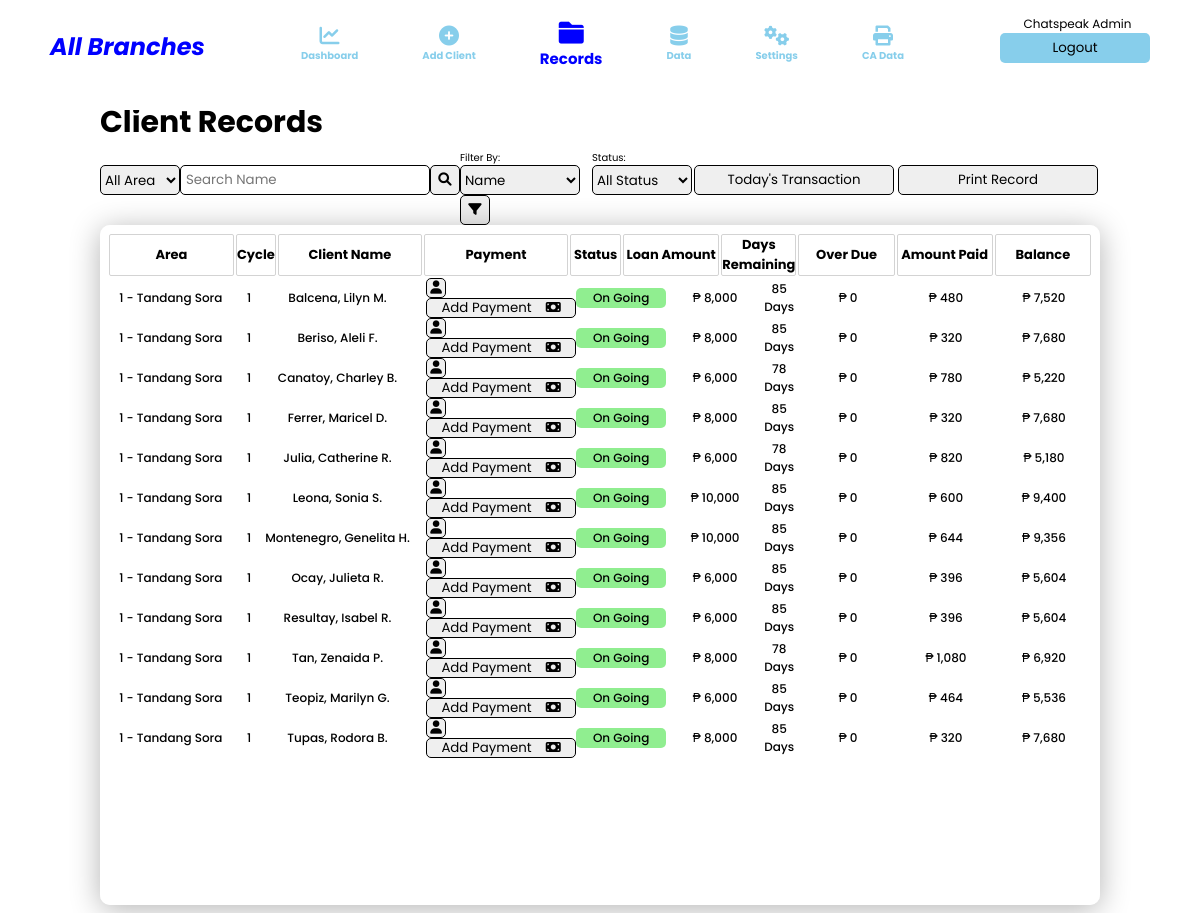
/Records.php (signed in), run on an earlier commit of the app's database.
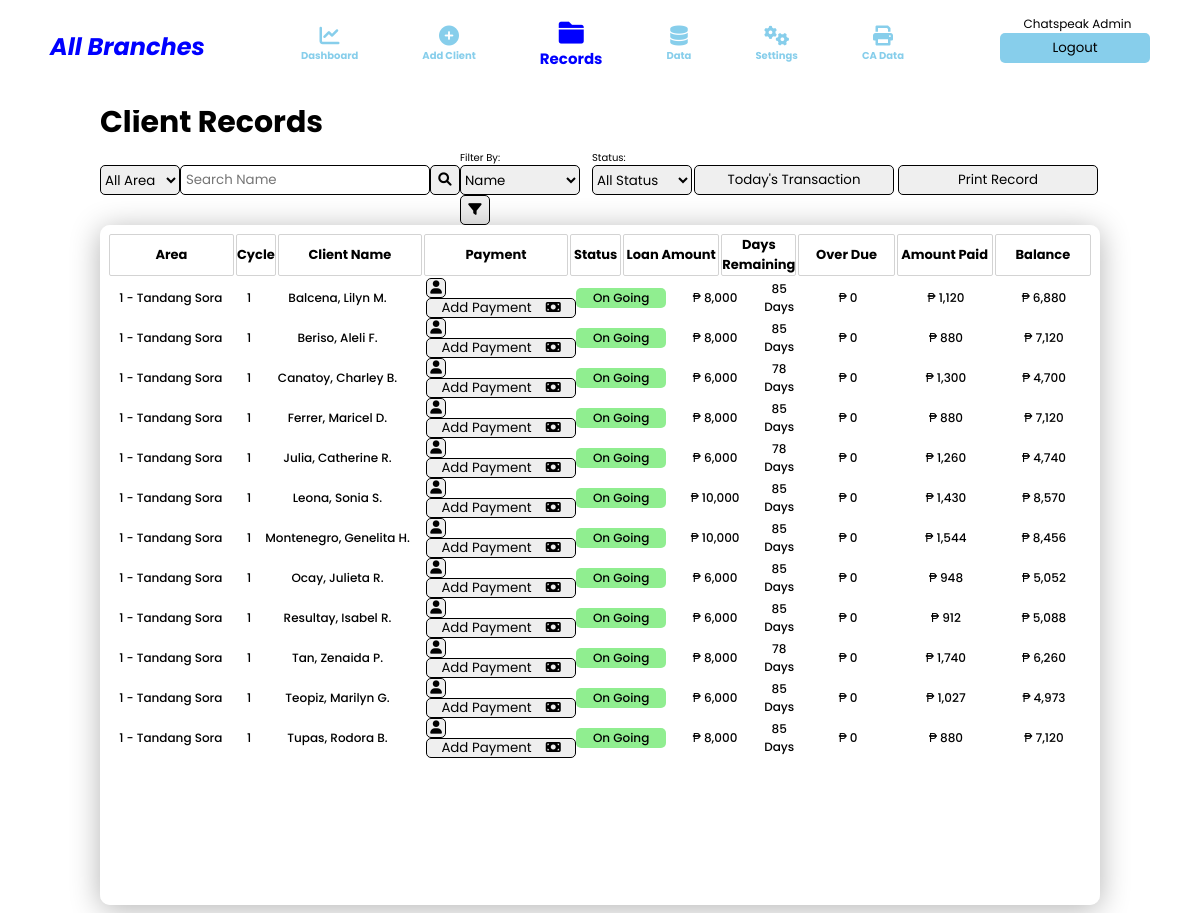
And on a later commit of the database.
### tables this page shows
CREATE TABLE `insert_client` (
  `id` int(11) NOT NULL,
  `cbranch` varchar(255) NOT NULL,
  `clientid` varchar(255) NOT NULL,
  `cphoto` text NOT NULL,
  `cfirstname` varchar(255) NOT NULL,
  `cmidname` varchar(255) NOT NULL,
  `clastname` varchar(255) NOT NULL,
  `csuffix` varchar(255) NOT NULL,
  `ccarea` varchar(255) NOT NULL,
  `ccycle` int(11) NOT NULL DEFAULT 1,
  `cchnumber` varchar(255) NOT NULL,
  `ccstreet` varchar(255) NOT NULL,
  `ccbarangay` varchar(255) NOT NULL,
  `cccity` varchar(255) NOT NULL,
  `ccontact` varchar(255) NOT NULL,
  `cemail` varchar(255) NOT NULL,
  `cage` varchar(255) NOT NULL,
  `cgender` varchar(255) NOT NULL,
  `cbirthday` date NOT NULL,
  `chnumber` varchar(255) NOT NULL,
  `cstreet` varchar(255) NOT NULL,
  `cbarangay` varchar(255) NOT NULL,
  `ccity` varchar(255) NOT NULL,
  `chome` varchar(255) NOT NULL,
  `cother` varchar(255) NOT NULL,
  `cnationality` varchar(255) NOT NULL,
  `ccivilstatus` varchar(255) NOT NULL,
  `cspouse` varchar(255) NOT NULL,
  `cchildren` varchar(255) NOT NULL,
  `ccomaker` varchar(255) NOT NULL,
  `cccontact` varchar(255) NOT NULL,
  `ccreditanalyst` varchar(255) NOT NULL,
  `cloanrequest` int(11) NOT NULL DEFAULT 0,
  `cloanamount` int(11) NOT NULL DEFAULT 0,
  `cloanstatus` varchar(255) NOT NULL DEFAULT 'Pending',
  `camountpaid` int(11) NOT NULL DEFAULT 0,
  `cadvance` int(11) DEFAULT 0,
  `csecdep` int(11) NOT NULL,
  `paydate` datetime DEFAULT NULL,
  `cbalance` int(11) NOT NULL DEFAULT 0,
  `coverdue` int(11) NOT NULL DEFAULT 0,
  `cinterest` int(11) NOT NULL,
  `clisteddate` datetime NOT NULL DEFAULT current_timestamp(),
  `creleaseddate` datetime DEFAULT NULL,
  `cmaturitydate` datetime DEFAULT NULL
);

### Records.php (the view, shortened to what this page needs)
<?php
    include_once 'header.php';
?>
<div class="clientRecords">
    <h1>Client Records</h1>
    <div class="crTop">
        <div class="crtSearch">
            <select name="Area" value ="AreaAll" class="sArea" id="sArea" onchange="areaFilter()">
                <option value="AreaAll">All Area</option>
            </select>
            <input type="text" id="searchName" onkeyup="searchorindex()" placeholder="Search Name">
            <button id="searchNameBtn" onclick="searchBar()"><i class="fa fa-search"></i></button>
        </div>
        <div class="crtFilter">
            <label for="cfilter">Filter By:</label>
            <select name="Filter" id="cfilter">
                <option value="byName">Name</option>
            </select>
            <button onclick="mainFilter()"><i class="fa fa-filter"></i></button>
        </div>
        <div class="crtStatus">
            <label for="cStatus">Status:</label>
            <select name="Status" id="cStatus"  onchange="statusFilter()">
                <option value="All">All Status</option>
            </select>
        </div>
        <div class="crtButtons">
            <button type="button" id="crtRecent" onclick="crtViewTransaction()">Today's Transaction</button>
            <button type="button" id=btnPrintRec onclick="window.print()" media="print">Print Record</button>
        </div>
    </div>
    <div id="crDefaultView" class="crDefaultView">
        <div class="crMiddle default">
            <table id="crtTabCont">
                <tr class="header">
                    <th width="13%">Area</th>
                    <th width="3%">Cycle</th>
                    <th width="15%">Client Name</th>
                    <th width="15%" id="thPayment">Payment</th>
                    <th width="5.3%">Status</th>
                    <th width="10%">Loan Amount</th>
                    <th>Days Remaining</th>
                    <th width="10%">Over Due</th>
                    <th width="10%">Amount Paid</th>
                    <th width="10%">Balance</th>
                </tr>
            </table>
            <div class="crtTableContent">
                <table id="recordTable">
                    <?php
                        if($bnm == "all"){
                            $show_table = "SELECT * FROM insert_client  ORDER BY ccarea ASC, ccycle ASC, clastname ASC";
                        }else{
                            $show_table = "SELECT * FROM insert_client WHERE cbranch = '$bnm' ORDER BY ccarea ASC, ccycle ASC, clastname ASC";
                            $show_profile = "SELECT * FROM insert_client where cbranch = '$bnm' ORDER BY ccarea ASC, ccycle ASC, clastname ASC";
                        }
                        $show_table_query = mysqli_query($connection, $show_table);
                        $drIndex = -1;
                        while($row = mysqli_fetch_assoc($show_table_query)){
                            $drIndex ++;
                            $status = $row['cloanstatus'];
                            if($status == "OnGoing"){
                                $stats = "<td width='6%' id='crmStatus' class='crmStatus'><div style='background-color:#90ee90 '><p id='crmStatusP'></p><p>On Going</p></div> </td>";
                            }
                            $bnm = $row['cbranch'];
                            if($bnm == "tandangsora"){
                                $bname = 'Tandang Sora' ;
                            }
                            elseif($bnm == "meycauayan"){
                                $bname = 'Meycauayan'  ;
                            }
                            elseif($bnm == "stamaria"){
                                $bname = 'Sta. Maria' ;
                            }
                    ?>
                    <tr>
                        <td width="13%"><?php echo $row['ccarea'].' - '.$bname ?></td>
                        <td width="3%"><?php echo $row['ccycle'] ?></td>
                        <td width="15%"><?php echo $row['clastname'].', '.$row['cfirstname'].' '.substr($row['cmidname'],0,1).'.' ?></td>
                        <td width="15%" id="crmUser">
                            <button id="userButton" class="userButtonProfile"><i class="fa fa-user"></i></button>
                            <button id="userPayment" class="userButtonAdd">Add Payment <i class="fa fa-money-bill"></i></button>
                        </td>
                        <?php echo $stats?>
                        <td width="10%">₱ <input type="hidden" class="hiddenstatus" value="<?php echo $status ?>"><?php echo number_format($row['cloanamount'])?></td>
                        <td><div id="tdDaysRemaining<?php echo $drIndex?>" class="tdDaysRemaining" data-date="<?php echo $row['cmaturitydate']?>">
                                <span class="days"></span>
                            </div>
                            </td>
                        <td  width="10%" id="crmOverdue"><p>₱ <?php echo ($row['coverdue'])?></p></td>
                        <td width="10%" id="crmDays"><p>₱ <?php echo number_format($row['camountpaid'])?></p></td>
                        <td width="10%">₱ <?php echo number_format($row['cbalance'])?></td>
                    </tr>
                    <?php } ?>
                </table>
            </div>
        </div>
    </div>
</div>

### header.php (shortened to what this page needs)
<?php include "db.php"; ?>
<!DOCTYPE html>
<html lang="en">
<head>
    <link rel="stylesheet" href="https://cdnjs.cloudflare.com/ajax/libs/font-awesome/6.0.0/css/all.min.css">
    <link rel="stylesheet" href="CSS/style.css">
</head>
<header>
    <div class="fullContent">
        <nav>
            <?php
                $username1 = $_SESSION['UNAME'];
                $branch1 = mysqli_query($connection,"select branch from insert_cssaccount where username = '$username1'");
                    while($rb1= mysqli_fetch_assoc($branch1)){
                        $bnm = $rb1['branch'];
                        if($bnm == "tandangsora"){
                            $bname = 'Tandang Sora' ;
                        }
                        elseif($bnm == "meycauayan"){
                            $bname = 'Meycauayan'  ;
                        }
                        elseif($bnm == "stamaria"){
                            $bname = 'Sta. Maria' ;
                        }
                        elseif($bnm == "all"){
                            $bname = "All Branches";
                        }
                    }
            ?>
            <i style="display: inline-flex; color:blue;"><h1><?php echo $bname?></h1></i>
            <ul id="navSelection" class="navSelection">
                <li class="navSel"><a class="a" href="Dashboard.php"><i class="fa fa-chart-line"></i><p>Dashboard</p></a></li>
                <li class="navSel"><a class="a" href="AddClient.php"><i class="fa fa-plus-circle"></i><p>Add Client</p></a></li>
                <li class="navSel"><a class="a" href="Records.php"><i class="fa fa-folder"></i><p>Records</p></a></li>
                <li class="navSel"><a class="a" href="Data.php"><i class="fa fa-database"></i><p>Data</p></a></li>
                <li class="navSel"><a class="a" href="Settings.php"><i class="fa fa-gears"></i><p>Settings</p></a></li>
                <li class="navSel"><a class="a" href="CA.php"><i class="fa fa-print"></i><p>CA Data</p></a></li>
            </ul>
            <div class="accountOpen" style="margin-top: -15px;">
                <span id="accPosition" style="font-size: 12px; margin-right: 5px;"></span><span id="accountName" style="font-size: 12px; text-transform: capitalize;"><?php echo $_SESSION['UNAME'];?></span><br>
                <a href="cssLogout.php"><button id='btnLogOut'>Logout</button></a>
            </div>
        </nav>
    </div>
</header>

### CSS/style.css (style rules this page uses)
* { margin: 0; padding: 0; box-sizing: border-box; font-family: 'Poppins', sans-serif; }
.fullContent { position: fixed; height: 110px; width: 100%; padding: 20px 50px; background: white; }
nav { display: flex; justify-content: space-between; align-items: center; text-align: center; }
nav ul { width: 70%; display: flex; justify-content: center; align-items: center; text-align: center; text-decoration: none; list-style: none; }
nav ul li { text-decoration: none; display: flex; justify-content: center; align-items: center; text-align: center; font-weight: 700; }
nav ul li a { font-size: 20px; color: skyblue; text-decoration: none; margin: 0 30px; }
nav ul li a p { font-size: 10px; margin: 2px; }
nav ul .active a { color: blue; font-size: 25px; }
nav ul .active a p { font-size: 15px; }
nav .accountOpen a button { height: 30px; width: 150px; border-radius: 5px; border: 0; cursor: pointer; background: skyblue; }

What changed in the data, as far as the page shows it:
changed insert_client "Balcena": camountpaid "480" → "1,120"; cbalance "7,520" → "6,880"
changed insert_client "Beriso": camountpaid "320" → "880"; cbalance "7,680" → "7,120"
changed insert_client "Canatoy": camountpaid "780" → "1,300"; cbalance "5,220" → "4,700"
changed insert_client "Ferrer": camountpaid "320" → "880"; cbalance "7,680" → "7,120"
changed insert_client "Julia": camountpaid "820" → "1,260"; cbalance "5,180" → "4,740"
changed insert_client "Leona": camountpaid "600" → "1,430"; cbalance "9,400" → "8,570"
changed insert_client "Montenegro": camountpaid "644" → "1,544"; cbalance "9,356" → "8,456"
changed insert_client "Ocay": camountpaid "396" → "948"; cbalance "5,604" → "5,052"
changed insert_client "Resultay": camountpaid "396" → "912"; cbalance "5,604" → "5,088"
changed insert_client "Tan": camountpaid "1,080" → "1,740"; cbalance "6,920" → "6,260"
changed insert_client "Teopiz": camountpaid "464" → "1,027"; cbalance "5,536" → "4,973"
changed insert_client "Tupas": camountpaid "320" → "880"; cbalance "7,680" → "7,120"
